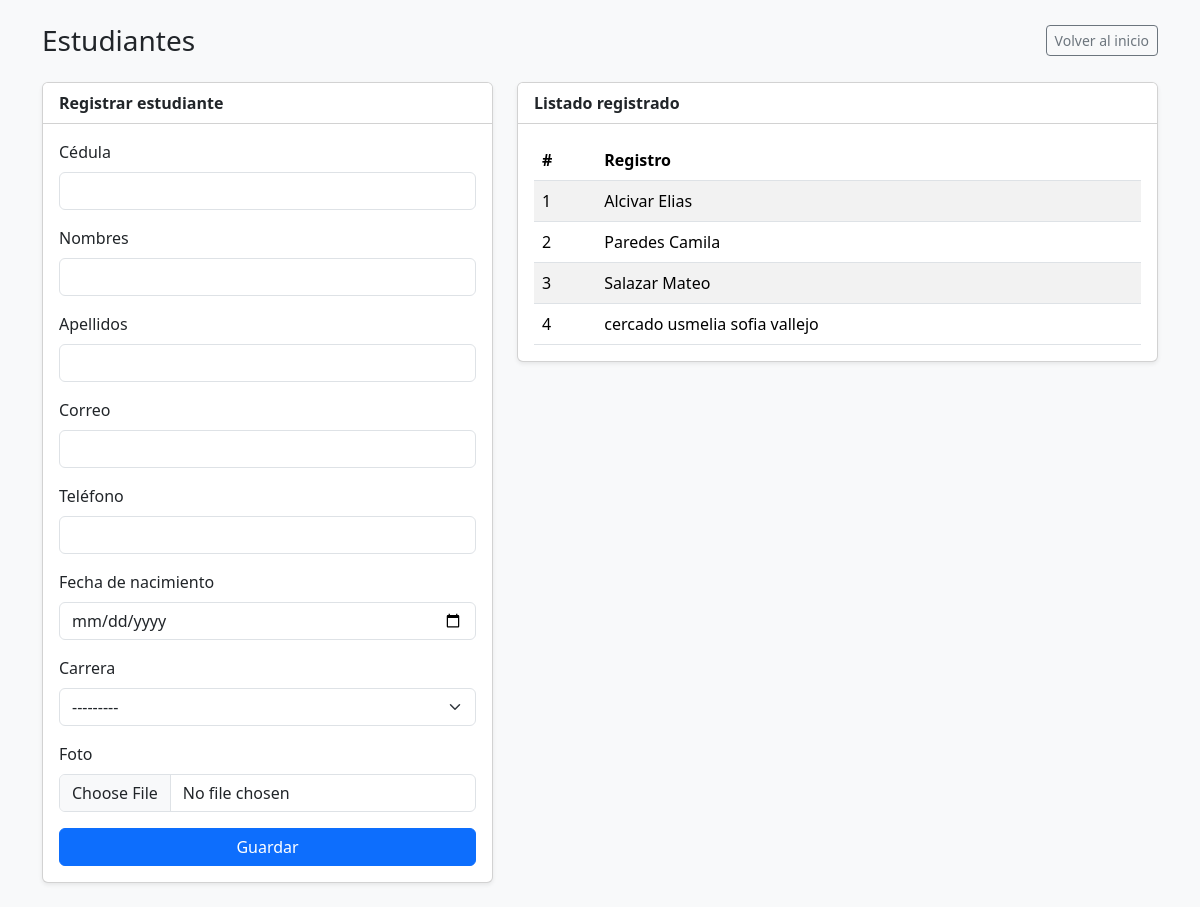
The page /estudiantes/ on the database its author committed.
### academico/models.py (models this page shows, shortened)
class Estudiante(ModeloBase):
    cedula = models.CharField("Cédula", max_length=10, unique=True)
    nombres = models.CharField(max_length=80)
    apellidos = models.CharField(max_length=80)
    email = models.EmailField("Correo", blank=True)
    telefono = models.CharField("Teléfono", max_length=15, blank=True)
    fecha_nacimiento = models.DateField("Fecha de nacimiento", null=True, blank=True)
    carrera = models.ForeignKey(Carrera, on_delete=models.PROTECT, related_name="estudiantes")   # 1:N
    foto = models.ImageField(upload_to="estudiantes/", blank=True)
    class Meta:
        verbose_name = "Estudiante"
        verbose_name_plural = "Estudiantes"
        ordering = ["apellidos", "nombres"]
    def __str__(self):
        return f"{self.apellidos} {self.nombres}"

### academico/views.py (the view)
# urls.py: path("estudiantes/", views.estudiantes, name="estudiantes"),
def estudiantes(request):
    if request.method == "POST":
        form = EstudianteForm(request.POST, request.FILES)
        if form.is_valid():
            form.save()
            return redirect("academico:catalogo")
    else:
        form = EstudianteForm()
    lista_estudiantes = Estudiante.objects.select_related("carrera").all()
    contexto = {
        "form": form,
        "estudiantes": lista_estudiantes,
    }
    return render(request, "academico/estudiantes.html", contexto)

### academico/forms.py (shortened to what this page needs)
class EstudianteForm(forms.ModelForm):
    class Meta:
        model = Estudiante
        fields = "__all__"
        exclude = ["creado", "actualizado"]

### academico/models.py (called while the page is built)
    def __str__(self):
        return self.nombre

### academico/templates/academico/estudiantes.html (shortened to what this page needs)
<!DOCTYPE html>
<html lang="es-ec">
<head>
    <link href="https://cdn.jsdelivr.net/npm/bootstrap@5.3.3/dist/css/bootstrap.min.css" rel="stylesheet">
</head>
<body class="bg-light">
    <div class="container py-4">
        <div class="d-flex justify-content-between align-items-center mb-4">
            <h1 class="h3 mb-0">Estudiantes</h1>
            <a href="{% url 'academico:inicio' %}" class="btn btn-outline-secondary btn-sm">Volver al inicio</a>
        </div>
        <div class="row g-4">
            <div class="col-md-5">
                <div class="card shadow-sm">
                    <div class="card-header bg-white fw-semibold">Registrar estudiante</div>
                    <div class="card-body">
                        <form method="post" novalidate enctype="multipart/form-data">
                            {% for field in form %}
                                <div class="mb-3">
                                    <label for="{{ field.id_for_label }}" class="form-label">{{ field.label }}</label>
                                    {{ field }}
                                </div>
                            {% endfor %}
                            <button type="submit" class="btn btn-primary w-100">Guardar</button>
                        </form>
                    </div>
                </div>
            </div>
            <div class="col-md-7">
                <div class="card shadow-sm">
                    <div class="card-header bg-white fw-semibold">Listado registrado</div>
                    <div class="card-body">
                        <div class="table-responsive">
                            <table class="table table-striped table-hover align-middle mb-0">
                                <thead>
                                    <tr>
                                        <th>#</th>
                                        <th>Registro</th>
                                    </tr>
                                </thead>
                                <tbody>
                                    {% for est in estudiantes %}
                                        <tr>
                                            <td>{{ forloop.counter }}</td>
                                            <td>{{ est }}</td>
                                        </tr>
                                    {% empty %}
                                        <tr>
                                            <td colspan="2" class="text-center text-muted py-3">No hay estudiantes registrados aún.</td>
                                        </tr>
                                    {% endfor %}
                                </tbody>
                            </table>
                        </div>
                    </div>
                </div>
            </div>
        </div>
    </div>
</body>
</html>

### rows shown on the page
Estudiante: apellidos+nombres "Alcivar Elias"
Estudiante: apellidos+nombres "Paredes Camila"
Estudiante: apellidos+nombres "Salazar Mateo"
Estudiante: apellidos+nombres "cercado usmelia sofia vallejo"

### other values the page prints
{{ field.label }} "Cédula" "Nombres" "Apellidos" "Correo" "Teléfono" "Fecha de nacimiento" "Carrera" "Foto"
